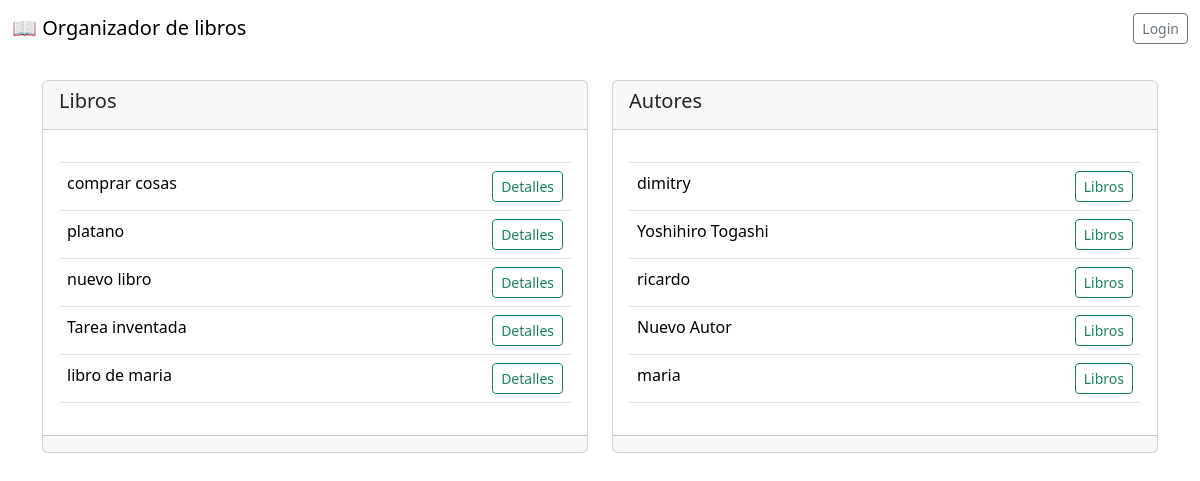
The page / on the database its author committed.
### app_organizador/models.py (models this page shows, shortened)
class Libro(models.Model):
    usuario = models.ForeignKey(User,
                                on_delete=models.CASCADE,
                                null=True,
                                blank=True)
    titulo = models.CharField(max_length=200)
    descripcion = models.TextField(null=True,
                                    blank=True)
    anio_publicacion = models.IntegerField(null=True,
                                        blank=True)
    autores = models.ManyToManyField(Autor)
    generos = models.ManyToManyField(Genero)

class Autor(models.Model):
    nombre = models.CharField(max_length=200)

### app_organizador/views.py (the view)
# urls.py: urlpatterns = [path("", Home_Vista.as_view(), name='home'),
class Home_Vista(TemplateView):
    template_name = 'home.html'
    def get_context_data(self, **kwargs: Any):
        context = super().get_context_data(**kwargs)
        context['libros'] = Libro.objects.all()
        context['autores'] = Autor.objects.all()
        return  context

### app_organizador/templates/home.html (shortened to what this page needs)
{% extends 'plantillas/plantilla_general.html' %}
{% block contenido %}
<br>
<div class="row">
    <div class="col-sm-6 mb-3 mb-sm-0">
        <div class="card">
            <div class="card-header d-flex">
                <h5 class="" >Libros</h5>
            </div>
            <div class="card-body">
                <table class="table table-hover">
                    <thead>
                        <tr>
                            <th scope="col"></th>
                            <th scope="col"></th>
                            <th scope="col" class="text-end"></th>
                        </tr>
                    </thead>
                    <tbody>
                        {% for libro in libros %}
                        <tr>
                            <td colspan="2">{{libro.titulo}}</td>
                            <td class="text-end">
                                <a href="{% url 'detalle-libro' libro.id %}" class="btn btn-outline-success btn-sm">Detalles</a>
                            </td>
                        </tr>
                        {% endfor %}
                    </tbody>
                </table>
            </div>
            <div class="card-footer text-muted">
            </div>
        </div>
    </div>
    <div class="col-sm-6">
        <div class="card">
            <div class="card-header d-flex">
                <h5 class="text-center">Autores</h5>
            </div>
            <div class="card-body">
                <table class="table table-hover">
                    <thead>
                        <tr>
                            <th scope="col"></th>
                            <th scope="col"></th>
                            <th scope="col" class="text-end"></th>
                        </tr>
                    </thead>
                    <tbody>
                        {% for autor in autores %}
                        <tr>
                            <td colspan="2">{{autor.nombre}}</td>
                            <td class="text-end">
                                <a href="{% url 'libro-autor' autor.id %}" class="btn btn-outline-success btn-sm">Libros</a>
                            </td>
                        </tr>
                        {% endfor %}
                    </tbody>
                </table>
            </div>
            <div class="card-footer text-muted">
            </div>
        </div>
    </div>
</div>
{% endblock contenido %}

### app_organizador/templates/plantillas/plantilla_general.html (shortened to what this page needs)
<!DOCTYPE html>
<html lang="en">
<head>
    <link href="https://cdn.jsdelivr.net/npm/bootstrap@5.3.2/dist/css/bootstrap.min.css" rel="stylesheet"
>
</head>
<body>
    <nav class="navbar navbar-expand-lg bd-navbar sticky-top" style="background-color: white;">
        <div class="container-fluid">
            <a class="navbar-brand" href="{% url 'home' %}">&#128214; Organizador de libros</a>
            <div class="d-flex ms-auto">
                {% if user.is_authenticated %}
                <div class="d-flex navbar-brand">
                    {{user.username}}
                </div>
                <button type="button" class="btn btn-outline-secondary btn-sm" data-bs-toggle="modal"
                    data-bs-target="#modal_salir">
                    Cerrar Sesion
                </button>
                {% else %}
                <a class="btn btn-outline-secondary btn-sm" aria-current="page"
                    href="{% url 'acceso-usuario' %}">Login</a>
                {% endif %}
            </div>
        </div>
    </nav>
    <div class="container">
        {% block contenido %}
        {% endblock contenido %}
</body>
</html>

### rows shown on the page
Libro: titulo "comprar cosas"
Libro: titulo "platano"
Libro: titulo "nuevo libro"
Libro: titulo "Tarea inventada"
Libro: titulo "libro de maria"
Autor: nombre "dimitry"
Autor: nombre "Yoshihiro Togashi"
Autor: nombre "ricardo"
Autor: nombre "Nuevo Autor"
Autor: nombre "maria"
